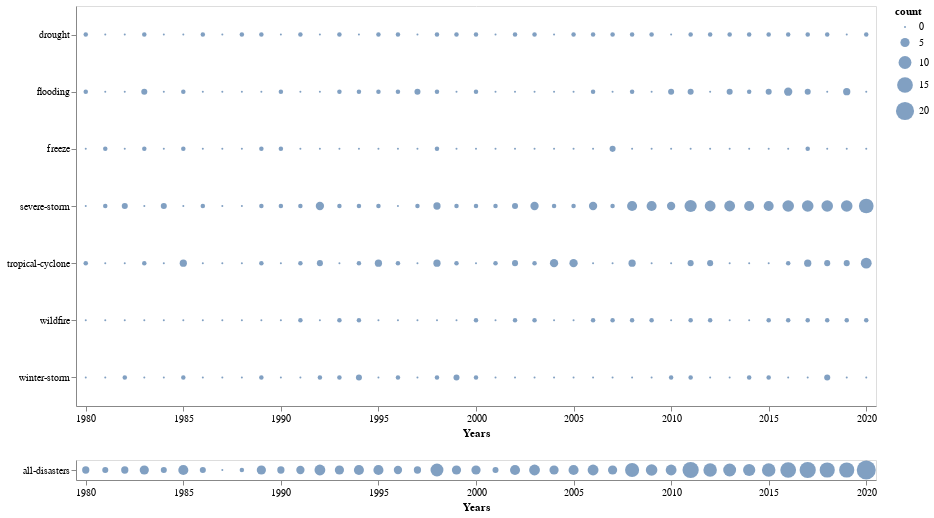

The notebook cell saved with this chart:
### Markdown cell above
In the above plot, we have sorted each of the stacks by the number of times that disaster occured in the given year i.e. the most commonly occuring disaster is at the top of the stack. 

In the last two decades, the bulk of the billion-dollar disasters have been severe storms. The annual number of severe-storms have increased substatially in the last two decades, starting sometime around 2007. In fact, it appears that the increase in billion-dollar disasters is being driven mostly by severe storms.

The above plot clearly shows how severe-storms have dominated the billion-dollar disasters in the past decade. However, it is a bit difficult to get a sense of how the frequency of different disasters has been changing over time. This is a bit more visceral in the following plot

### Code cell
top_chart = alt.Chart(usa_data).mark_circle().transform_filter(
    alt.datum.disaster != 'all-disasters'
).encode(
    x = alt.X('year:N', axis=alt.Axis(title='Years', values=np.arange(1980,2030,5), labelAngle=0)),
    y = alt.Y('disaster:N',  axis=alt.Axis(title=None)),
    size = 'count'
).properties(
    width = 800,
    height=400
)

bottom_chart = alt.Chart(usa_data).mark_circle().transform_filter(
    alt.datum.disaster == 'all-disasters'
).encode(
    x = alt.X('year:N', axis=alt.Axis(title='Years', values=np.arange(1980,2030,5), labelAngle=0)),
    y = alt.Y('disaster:N', axis=alt.Axis(title=None)),
    size = 'count'
).properties(
    width = 800
)

alt.vconcat(top_chart, bottom_chart)

### Figure 1 — Vega-Lite specification as saved in the notebook (floating-point values rounded to 4 significant figures; data arrays with more than 128 entries replaced by an {"elided": "..."} marker saying what was removed)
{"config": {"view": {"continuousWidth": 400, "continuousHeight": 300}}, "vconcat": [{"mark": "circle", "encoding": {"size": {"type": "quantitative", "field": "count"}, "x": {"type": "nominal", "axis": {"labelAngle": 0, "title": "Years", "values": [1980.0, 1985.0, 1990.0, 1995.0, 2000.0, 2005.0, 2010.0, 2015.0, 2020.0, 2025.0]}, "field": "year"}, "y": {"type": "nominal", "axis": {"title": null}, "field": "disaster"}}, "height": 400, "transform": [{"filter": "(datum.disaster !== 'all-disasters')"}], "width": 800}, {"mark": "circle", "encoding": {"size": {"type": "quantitative", "field": "count"}, "x": {"type": "nominal", "axis": {"labelAngle": 0, "title": "Years", "values": [1980.0, 1985.0, 1990.0, 1995.0, 2000.0, 2005.0, 2010.0, 2015.0, 2020.0, 2025.0]}, "field": "year"}, "y": {"type": "nominal", "axis": {"title": null}, "field": "disaster"}}, "transform": [{"filter": "(datum.disaster === 'all-disasters')"}], "width": 800}], "data": {"name": "data-320d8419abadb78116257ff08d3928f0"}, "$schema": "https://vega.github.io/schema/vega-lite/v4.8.1.json", "datasets": {"data-320d8419abadb78116257ff08d3928f0": {"elided": "328 records"}}}
